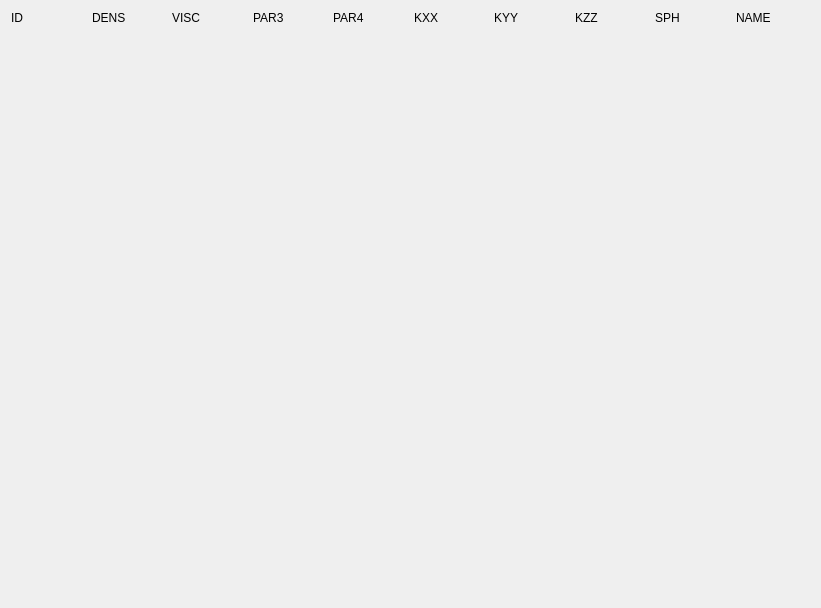
           <widget class="QWidget" name="scrollAreaWidgetContents_2">
            <property name="geometry">
             <rect>
              <x>0</x>
              <y>0</y>
              <width>821</width>
              <height>608</height>
             </rect>
            </property>
            <layout class="QGridLayout" name="gridLayout_4">
             <item row="0" column="0">
              <layout class="QGridLayout" name="gridLayout_2">
               <item row="0" column="8">
                <widget class="QLabel" name="label_13">
                 <property name="text">
                  <string>SPH</string>
                 </property>
                </widget>
               </item>
               <item row="0" column="2">
                <widget class="QLabel" name="label_6">
                 <property name="text">
                  <string>VISC</string>
                 </property>
                </widget>
               </item>
               <item row="0" column="0">
                <widget class="QLabel" name="label">
                 <property name="text">
                  <string>ID</string>
                 </property>
                </widget>
               </item>
               <item row="0" column="6">
                <widget class="QLabel" name="label_10">
                 <property name="text">
                  <string>KYY</string>
                 </property>
                </widget>
               </item>
               <item row="0" column="4">
                <widget class="QLabel" name="label_8">
                 <property name="text">
                  <string>PAR4</string>
                 </property>
                </widget>
               </item>
               <item row="0" column="3">
                <widget class="QLabel" name="label_7">
                 <property name="text">
                  <string>PAR3</string>
                 </property>
                </widget>
               </item>
               <item row="0" column="1">
                <widget class="QLabel" name="label_5">
                 <property name="text">
                  <string>DENS</string>
                 </property>
                </widget>
               </item>
               <item row="0" column="9">
                <widget class="QLabel" name="label_14">
                 <property name="text">
                  <string>NAME</string>
                 </property>
                </widget>
               </item>
               <item row="0" column="7">
                <widget class="QLabel" name="label_11">
                 <property name="text">
                  <string>KZZ</string>
                 </property>
                </widget>
               </item>
               <item row="0" column="5">
                <widget class="QLabel" name="label_9">
                 <property name="text">
                  <string>KXX</string>
                 </property>
                </widget>
               </item>
              </layout>
             </item>
             <item row="1" column="0">
              <spacer name="verticalSpacer_3">
               <property name="orientation">
                <enum>Qt::Vertical</enum>
               </property>
               <property name="sizeHint" stdset="0">
                <size>
                 <width>20</width>
                 <height>40</height>
                </size>
               </property>
              </spacer>
             </item>
            </layout>
           </widget>
